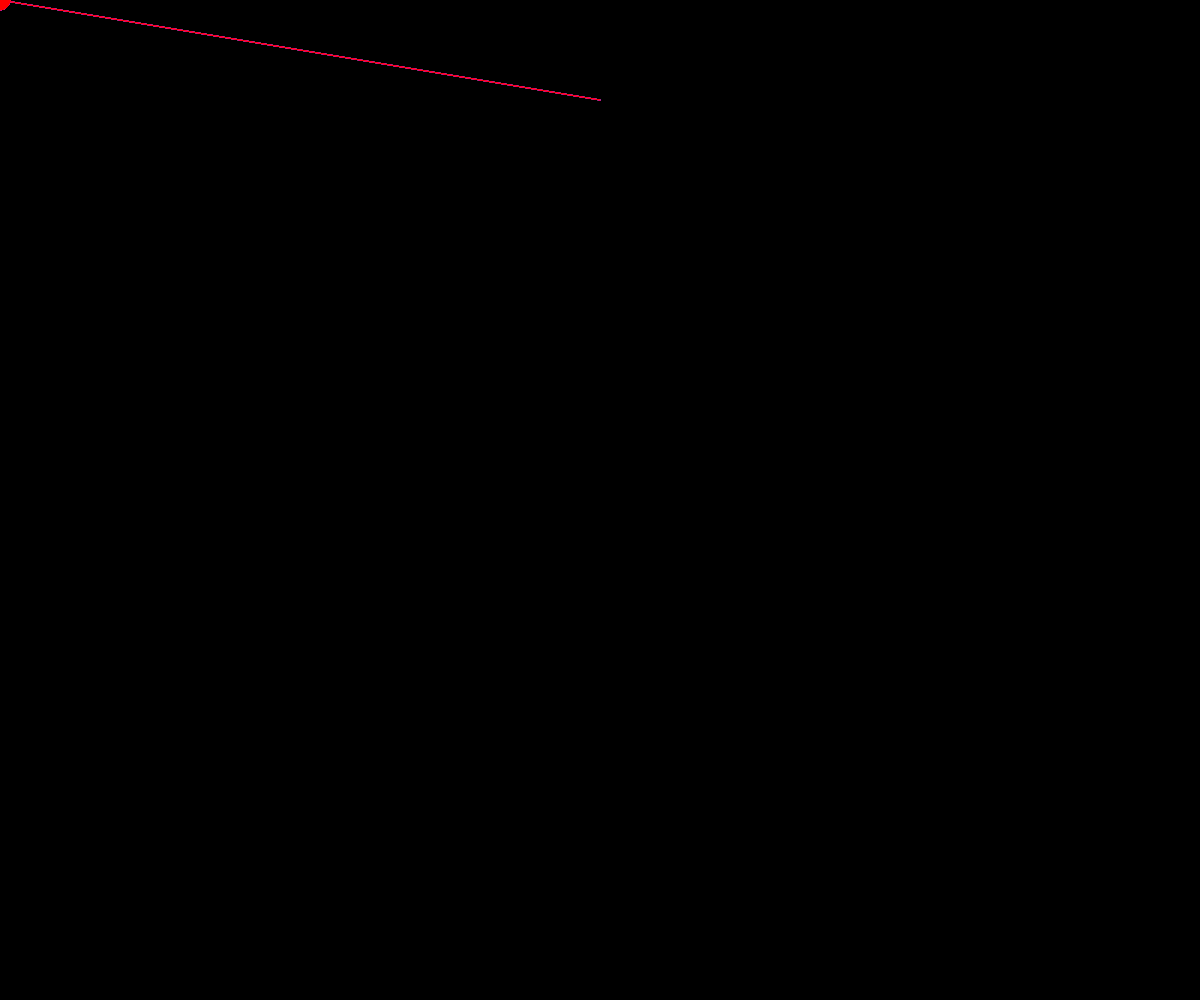
Frame 1 (no input)
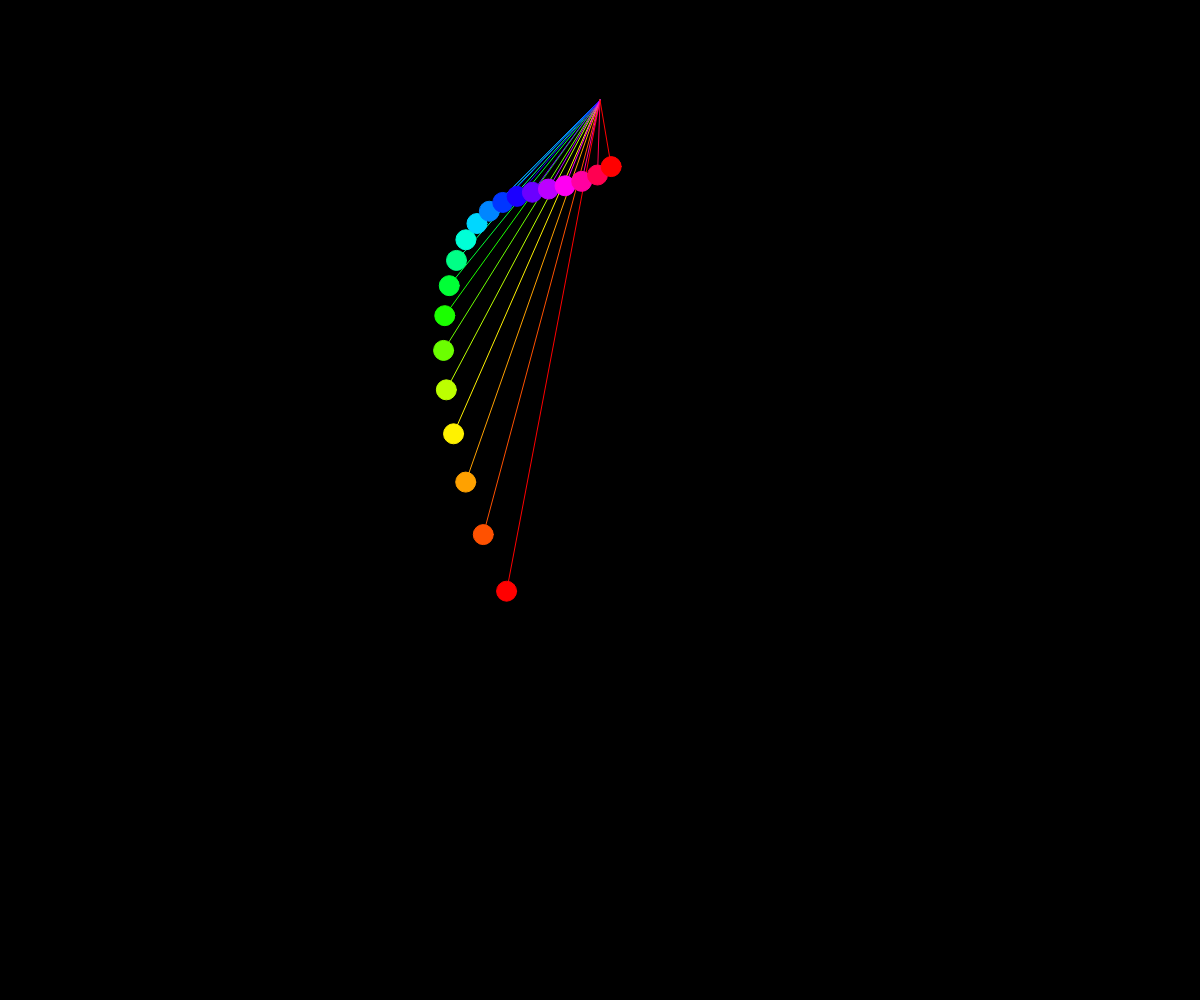
Frame 60 (no input)
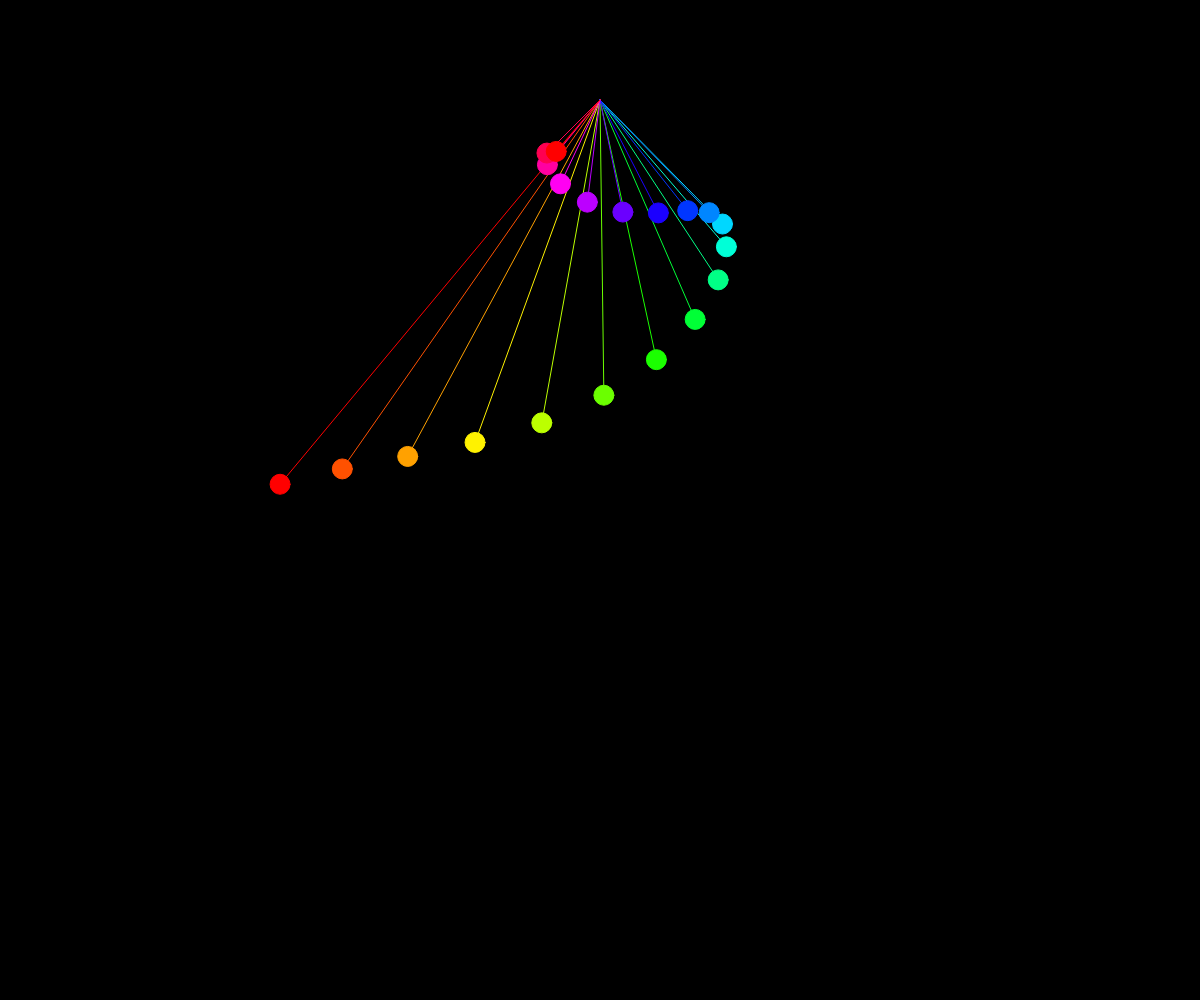
Frame 120 (the mouse pressed at the canvas centre since frame 60)

The p5.js sketch that drew these frames (run headless with seeded random() and noise() and a simulated clock; from frame 60 on, the mouse is pressed at the canvas centre):

// p5.js sketch
// ── sketch.js
let pendulums = [];
const numPendulums = 20;
const baseLength = 500; // Base length of the first pendulum
const lengthMultiplier = 0.9; // Length multiplier for the subsequent pendulums

function setup() {
  createCanvas(windowWidth, windowHeight);

  const startX = width / 2;
  const startY = height / 2;

  let length = baseLength;
  for (let i = 0; i < numPendulums; i++) {
    const angle = PI / 4; // Starting angle at 90 degrees
    const x = startX;
    const y = 100; // Stack the pendulums on top of each other
    pendulums.push(new Pendulum(x, y, length, angle));

    length *= lengthMultiplier; // Calculate length based on the multiplier
  }
}

function draw() {
  background(0);

  for (let i = 0; i < pendulums.length; i++) {
    const hue = map(i, 0, pendulums.length - 1, 0, 360); // Rainbow colors
    pendulums[i].display(hue);
    pendulums[i].update();
  }
}

class Pendulum {
  constructor(x, y, length, angle) {
    this.origin = createVector(x, y);
    this.position = createVector();
    this.angle = angle;
    this.length = length;
    this.gravity = 0.5;
    this.velocity = 0;
    this.damping = 1;
  }

  update() {
    const angularAcceleration =
      (-this.gravity / this.length) * sin(this.angle);
    this.velocity += angularAcceleration;
    this.velocity *= this.damping;
    this.angle += this.velocity;

    const x = this.origin.x + this.length * sin(this.angle);
    const y = this.origin.y + this.length * cos(this.angle);
    this.position.set(x, y);
  }

  display(hue) {
    colorMode(HSB);
    stroke(hue, 100, 100);
    fill(hue, 100, 100);
    line(this.origin.x, this.origin.y, this.position.x, this.position.y);
    ellipse(this.position.x, this.position.y, 20, 20);
    colorMode(RGB);
  }
}
